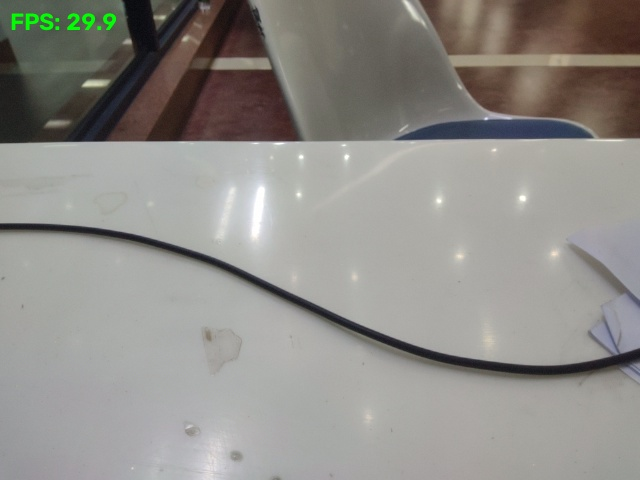
#> input picture frames/example.jpg, 640 x 480 px, given in place of the camera
$ python main.py
#> lines starting #> are read from the running program, lines starting #| are printed output that depends on the picture; after the words box and inside, x2 and y2 are one past the last pixel; in counts of white or black regions, pixels touching at a corner belong together
### code/camera.py
#此模块用于从摄像头中获取图像并将它传递给其他模块进行处理

import cv2

class Camera:
    #创建camera对象，index为摄像头的索引号
    def __init__(self, index)  -> None:
        self.index = index
        self.camera = cv2.VideoCapture(index)

    #检查摄像头是否成功打开
    def is_opened(self)  -> bool:
        return self.camera.isOpened()

    #读取下一帧
    def read_frame(self)   -> tuple[bool, any]:
        return self.camera.read()

    #释放摄像头
    def release(self) -> None:
        self.camera.release()

### code/FrameProcessor.py
import cv2

class Processor:
    def __init__(self):
        pass

    # [4 lines left out: function grey, not called in this run]

    def edges_detector(self, frame):
        a = 5
        b = (a,a)
        # 将帧转换为灰度图像
        gray_frame = cv2.cvtColor(frame, cv2.COLOR_BGR2GRAY)
        #使用高斯滤波
        blurred = cv2.GaussianBlur(gray_frame,b,0)
        # 使用Canny边缘检测算法
        edges_frame = cv2.Canny(blurred, 100, 200)
        return edges_frame

### code/fps_module.py
import time
import cv2

class FPSCounter:

    def __init__(self):
        self.previous_time = time.perf_counter()
        self.fps_num = 0
        self.fps = 0


    #计算fps
    def calculate_fps(self) -> float:
        #获取当前时间
        current_time = time.perf_counter()
        #帧数+1
        self.fps_num += 1
        #判断是否过了一秒
        if current_time - self.previous_time >= 1:

            #如果过了一秒，输出平均fps并重置fps_num和previous_time
            self.fps = self.fps_num / (current_time - self.previous_time)
            self.fps_num = 0
            self.previous_time = current_time
        return self.fps

    def show_fps(self, frame):

        fps = self.calculate_fps()

        cv2.putText(
                        frame,
                        f"FPS: {fps:.1f}",
                        (10, 30),
                        cv2.FONT_HERSHEY_SIMPLEX,
                        0.8,
                        (100, 255, 100),
                        2,
                        cv2.LINE_AA
                    )


### code/save_module.py
import cv2

class FrameSaver:
    def __init__(self):
        self.frame_count = 0

    # [4 lines left out: function save_frame, not called in this run]

### code/main.py
import cv2
import camera as camera
import fps_module as fps_module
import save_module as save_module
import FrameProcessor


def main():

    #1创建摄像头对象
    my_camera = camera.Camera(0)
    fps_counter= fps_module.FPSCounter()
    frame_saver = save_module.FrameSaver()
    processor = FrameProcessor.Processor()
    frame_type = "edges"

    #2检查摄像头有没有成功打开
    if my_camera.is_opened():
        print("It's on!")
        try:

            while True:


                #读取下一帧
                success, frame = my_camera.read_frame()
#> frame is the input picture: shape (480, 640, 3); mean B, G, R 136.9, 141.5, 143.7
#> success = True
                #如果读取失败，退出
                if not success:
                    break

                #处理图像
                if frame_type == "gray":
                    frame = processor.grey(frame)
                elif frame_type == "edges":
                    frame = processor.edges_detector(frame)
#> in edges_detector, `gray_frame = cv2.cvtColor(frame, cv2.COLOR_BGR2GRAY)`:
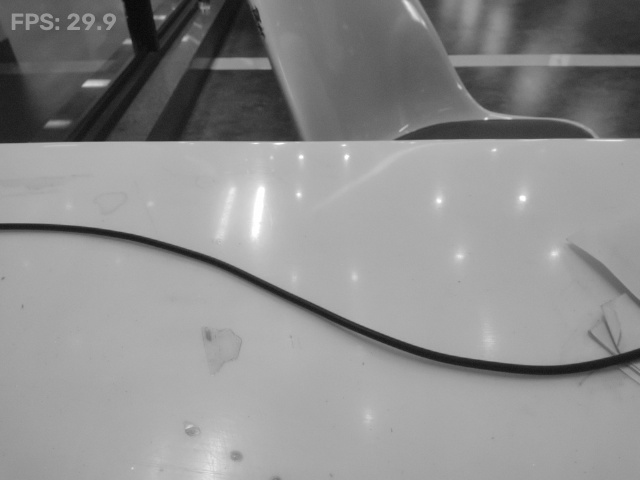
#> gray_frame: shape (480, 640); min 8, max 255, mean 141.7
#> in edges_detector, `edges_frame = cv2.Canny(blurred, 100, 200)`:
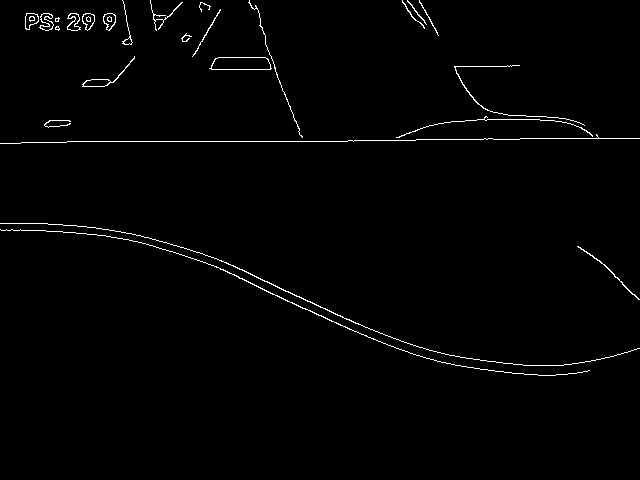
#> edges_frame: shape (480, 640); 1.3% white in thin lines or dots, all inside (x1, y1, x2, y2) = (0, 0, 640, 376)


                #显示帧
                fps_counter.show_fps(frame)
#> in show_fps, `cv2.putText( frame, f"FPS: {fps:.1f}", (10, 30), cv2.FONT_HERSHEY_SIMP..`:
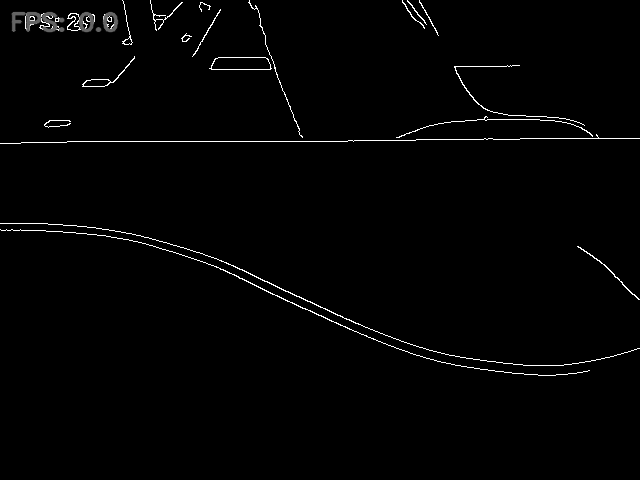
#> frame: shape (480, 640); 0.4% of pixels changed, all inside (x1, y1, x2, y2) = (11, 11, 119, 33)
                cv2.imshow("camera", frame)


                #检查用户是否按下q键
                #如果按下q键，退出
                key = cv2.waitKey(1)
#> (key q is pressed here)
                if key == ord('q') or key == ord('Q'):
                    break


                #按s键保存当前帧
                if key == ord('s') or key == ord('S'):
                    frame_saver.save_frame(frame)


                #检查用户是否点右上角x键退出
                try:
                    visible = cv2.getWindowProperty("camera", cv2.WND_PROP_AUTOSIZE)
                except cv2.error:
                    break

                if visible   < 0:
                    break

        finally:

                #释放摄像头
                my_camera.release()
                #关闭所有窗口
                cv2.destroyAllWindows()

    else:
        print("It's off!")
        my_camera.release()
        raise SystemExit


if __name__ == "__main__":
    main()
